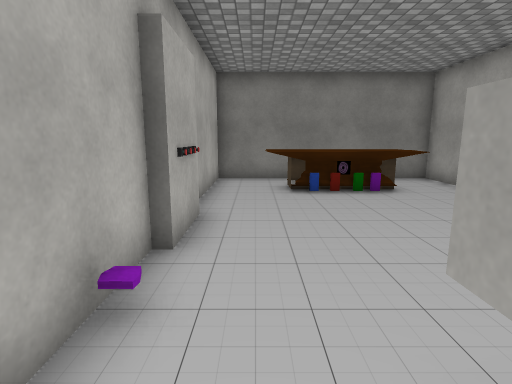
view 1 (above)

13 first-person views from a walk through a Unity game level. The camera is 1.5 m above the floor, tilts 10° down and sees 80° across. The floor is counted in squares, 1 m on a side. Each view is taken from the middle of a square. On the plan, view 1 faces up. The plan holds only what a view shows up to about 15 squares ahead; the rest is blank. The place goes on beyond the plan. The player character is not drawn. Some surface patterns are stand-ins.

view 2
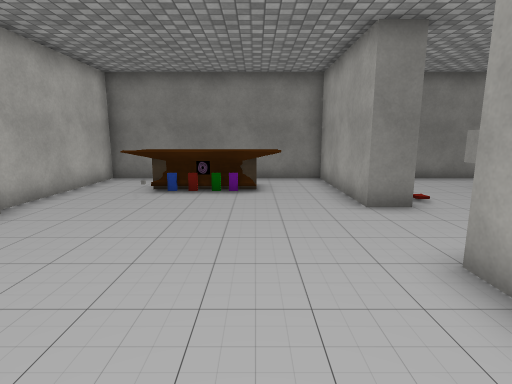

view 3
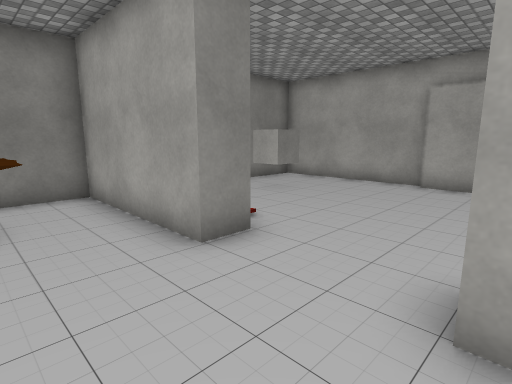

view 4
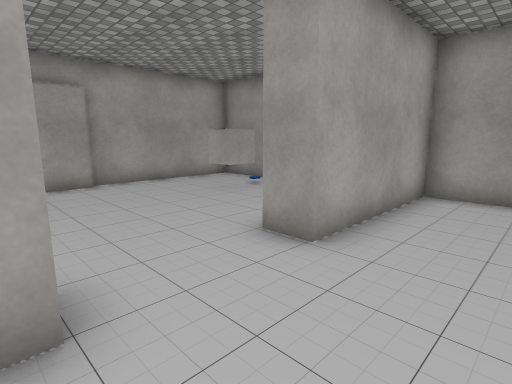

view 5
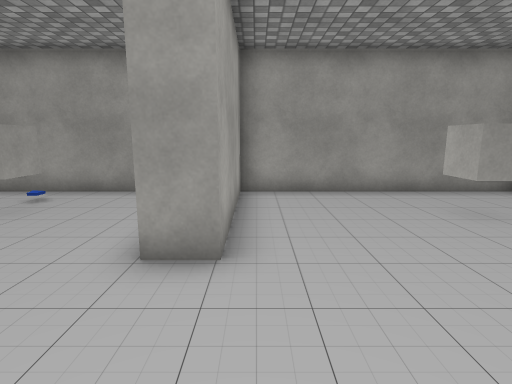

view 6
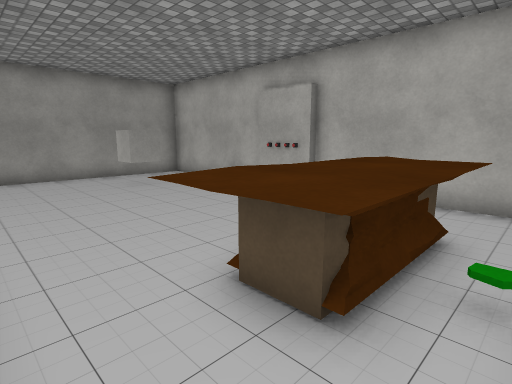

view 7
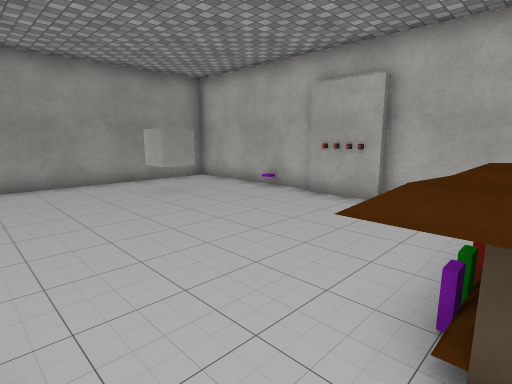

view 8
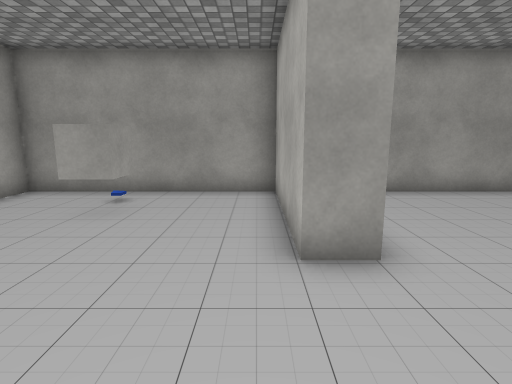

view 9
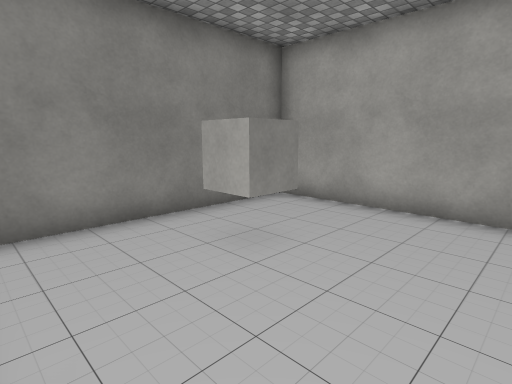

view 10
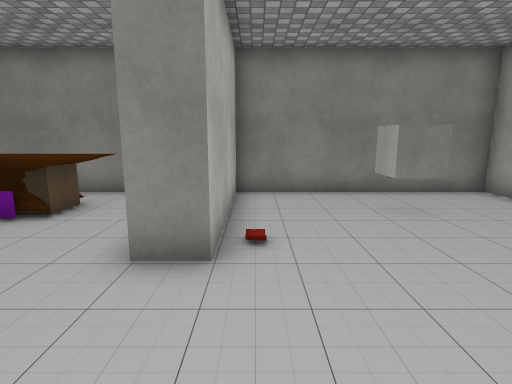

view 11
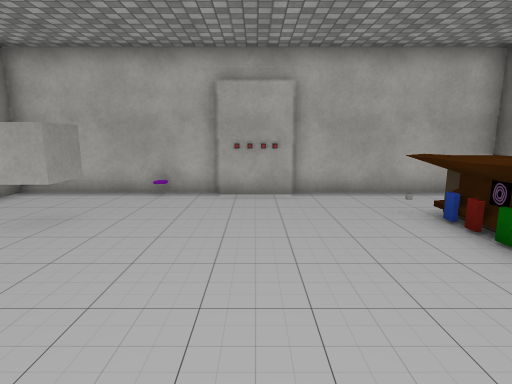

view 12
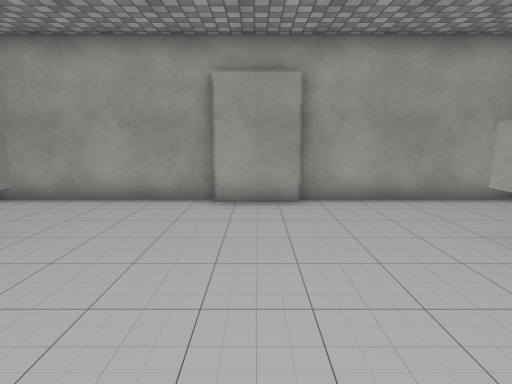

view 13
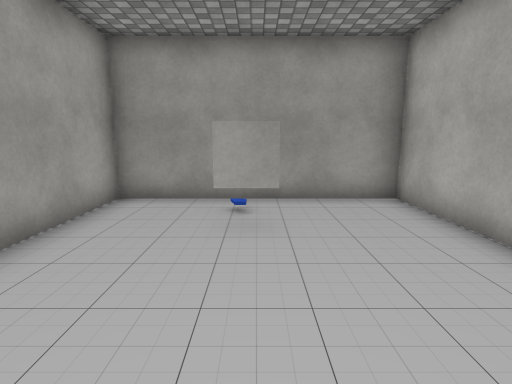

### Floor plan
Points are (right, up) in squares from view 1. A wall is a line through its corners. A room is listed if a view was taken in it or the views show most of it. See-through windows are left out.
Room 1 (views 1, 2, 3, 4, 5, 6, 7, 8, 9, 10, 11, 12, 13)
walls: (-1.1, 6) (-1.1, 3.9); (-1.4, 4) (-1.4, -1.6) (6.4, -1.6) (6.4, 3.4) (7.4, 3.4) (7.4, -1.6) (14.5, -1.6) (14.5, 4); (14.1, 3.9) (14.1, 6); (14.5, 6) (14.5, 11.5) (7.4, 11.5) (7.4, 6.6) (6.4, 6.6) (6.4, 11.5) (-1.4, 11.5) (-1.4, 5.9)
objects: cube (1, 1) to (2, 1); table (1, 8) to (5, 10); cube (11, 1) to (12, 1); cube (11, 9) to (12, 10)

Positions as (right, up) in squares from view 1, and headings:
1: (0, 0), facing up
2: (4, 0), facing up
3: (4, 3), facing up-right
4: (4, 7), facing down-right
5: (6, 7), facing down
6: (6, 11), facing down-left
7: (6, 9), facing down-left
8: (8, 7), facing down
9: (8, 6), facing up-right
10: (8, 3), facing up
11: (7, 5), facing left
12: (7, 5), facing right
13: (11, 6), facing down
